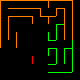

Rendered tile map (Tiled .tmx) drawn with the repository's tilesets; below, a short description and the map source with its tile grids summarised:
An orthogonal 10x10 tile map with 8x8 px tiles, 2 tile layers (walls, types), 2 tilesets.

<map version="1.0" orientation="orthogonal" renderorder="right-down" width="10" height="10" tilewidth="8" tileheight="8" nextobjectid="1">
 <tileset firstgid="1" name="walls" tilewidth="8" tileheight="8" tilecount="16">
  <image source="tileset-walls.png" width="32" height="32" />
 </tileset>
 <tileset firstgid="17" name="special" tilewidth="8" tileheight="8" tilecount="16">
  <image source="tileset-wallspecial.png" width="32" height="32" />
 </tileset>
 <layer name="walls" width="10" height="10">
  <data>[100 cells, 91 non-empty, 10 distinct tile ids]</data>
 </layer>
 <layer name="types" width="10" height="10">
  <data>[100 cells, 1 non-empty, 1 distinct tile ids]</data>
 </layer>
</map>